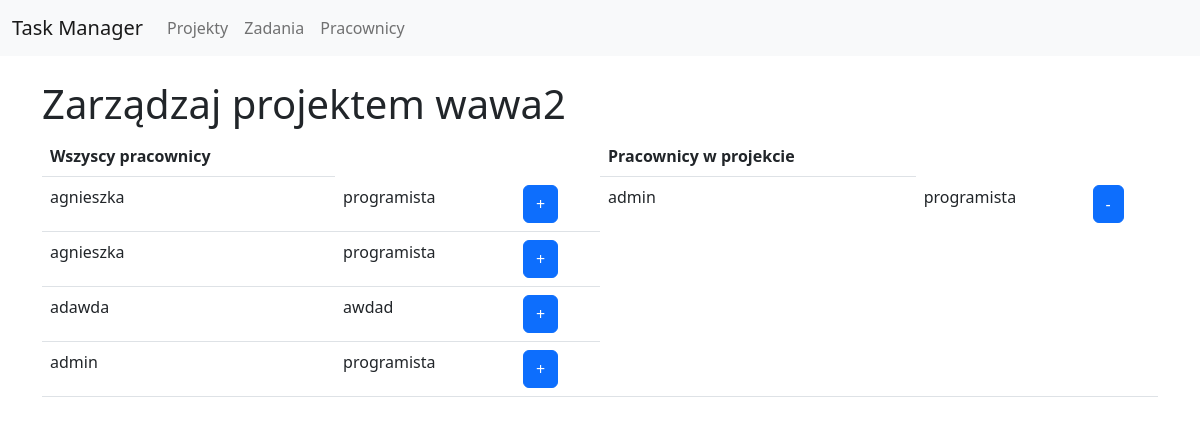
The app's page /assign_employees/2 with its own data.
### app/models.py (models this page shows)
class Project(db.Model):
    id = db.Column(db.Integer, primary_key=True)  # Unikalny identyfikator projektu
    name = db.Column(db.String(100), nullable=False)  # Nazwa projektu (wymagana)
    description = db.Column(db.String(255))  # Opcjonalny opis projektu
    created_at = db.Column(db.DateTime, default=datetime.datetime.utcnow)  # Data utworzenia
    tasks = db.relationship('Task', backref='project', lazy=True)

class Employee(db.Model):
    id = db.Column(db.Integer, primary_key=True)  # Unikalny identyfikator pracownika
    name = db.Column(db.String(100), nullable=False)  # Nazwa / imię pracownika
    email = db.Column(db.String(120), unique=True, nullable=False)  # Unikalny adres email
    role = db.Column(db.String(50))  # Rola pracownika (np. Manager, Developer)
    projects = db.relationship('Project', secondary='employee_project', backref=db.backref('employees', lazy='dynamic'))
    tasks = db.relationship('Task', secondary='employee_task', backref=db.backref('employees', lazy='dynamic'))

### app/views.py (the view)
@views_bp.route('/assign_employees/<int:project_id>')
def assign_employees(project_id):
    project = Project.query.where(Project.id == project_id).first()
    employees = Employee.query.filter(Employee.projects.any(Project.id == project.id)).all()
    all_employees = Employee.query.all()
    return render_template('manage_projects.html', employees=employees, all_employees=all_employees, project=project)

### app/templates/manage_projects.html (shortened to what this page needs)
{% extends 'base.html' %}
{% block content %}
  <h1>Zarządzaj projektem {{ project.name }}</h1>
  <div style="display: flex; flex-direction: row;">
  <table class="table" style="width: 50%">
    <thead>
      <tr>
        <th>Wszyscy pracownicy</th>
      </tr>
    </thead>
    <tbody>
      {% for employee in all_employees %}
      <tr>
        <td>{{ employee.name }}</td>
        <td>{{ employee.role}}</td>
        <td><form action="{{ url_for('views_bp.assign_employee', project_id = project.id) }}" method="POST">
          <button type="submit" value="{{ employee.id }}" name="employee" class="btn btn-primary">+</button>
        </form></td>
      </tr>
      {% endfor %}
    </tbody>
  </table>
    <table class="table" style="width: 50%">
    <thead>
      <tr>
        <th>Pracownicy w projekcie</th>
      </tr>
    </thead>
    <tbody>
      {% for employee in employees %}
      <tr>
        <td>{{ employee.name }}</td>
        <td>{{ employee.role}}</td>
        <td><form action="{{ url_for('views_bp.deassign_employee', project_id = project.id) }}" method="POST">
          <button type="submit" value="{{ employee.id }}" name="employee" class="btn btn-primary">-</button>
        </form></td>
      </tr>
      {% endfor %}
    </tbody>
  </table>
{% endblock %}

### records on screen
Project: name "wawa2"
Employee: name "agnieszka", role "programista", {{ employee.id }} 1 (drawn)
Employee: name "agnieszka", role "programista", {{ employee.id }} 2 (drawn)
Employee: name "adawda", role "awdad", {{ employee.id }} 3 (drawn)
Employee: name "admin", role "programista", {{ employee.id }} 4 (drawn)
